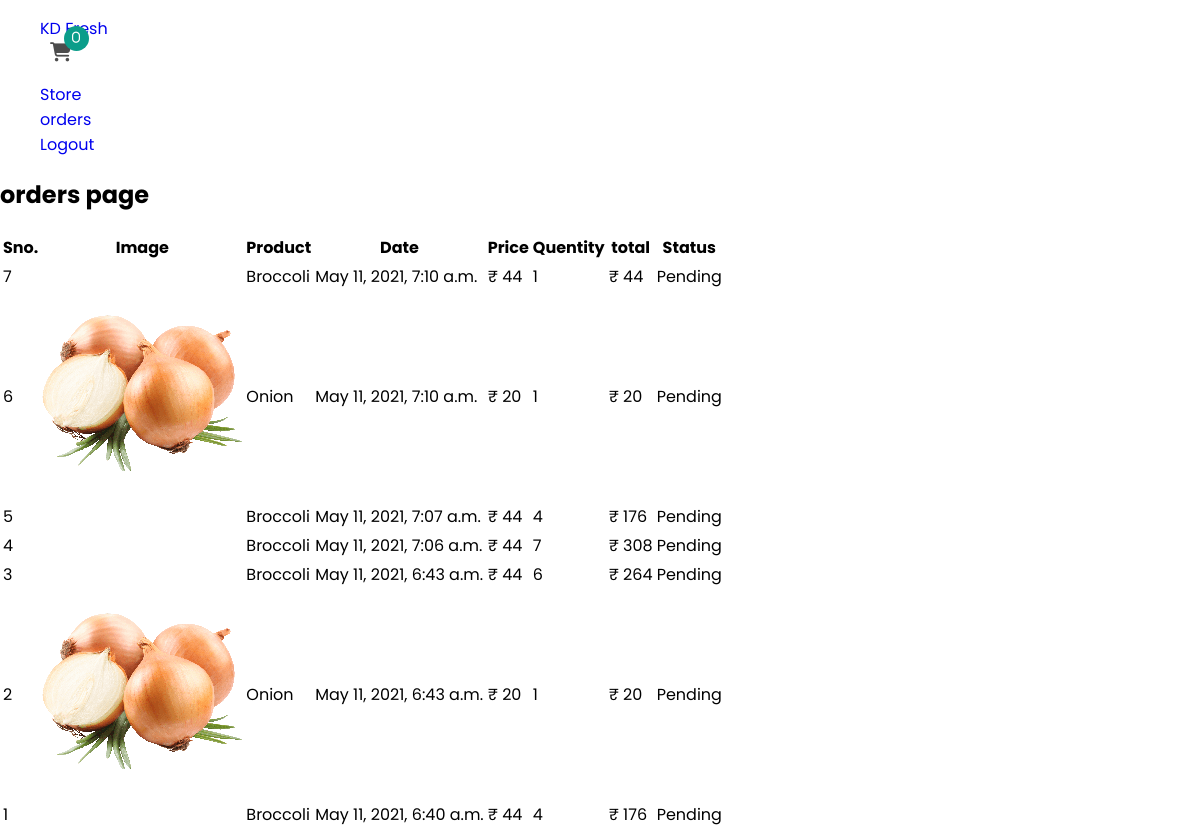
Screenshot of /orders (signed in) with the database file from the repository.
### store/models/orders.py (models this page shows, shortened)
class Order(models.Model):
    product = models.ForeignKey(Product,
                                on_delete=models.CASCADE)
    customer = models.ForeignKey(Customer,
                                 on_delete=models.CASCADE)
    quantity = models.IntegerField(default=1)
    price = models.IntegerField()
    address = models.CharField(max_length=50, default='', blank=True)
    phone = models.CharField(max_length=50, default='', blank=True)
    date = models.DateTimeField(default=datetime.datetime.now)
    total = models.IntegerField(default=0)
    status = models.BooleanField(default=False)
    @staticmethod
    def get_orders_by_customer(customer_id):
        return Order \
            .objects \
            .filter(customer=customer_id).order_by('-date') \
            .order_by('-date')

### store/models/product.py (models this page shows, shortened)
class Product(models.Model):
    name = models.CharField(max_length=50)
    actual_price = models.IntegerField(default=0)
    price = models.IntegerField(default=0)
    category = models.ForeignKey(Category, on_delete=models.CASCADE, default=1)
    description = models.CharField(max_length=500, default='', null=True, blank=True)
    image = models.ImageField(upload_to='uploads/products/')
    stock = models.BooleanField(default=False)

### store/middlewares/auth.py (the view)
    def middleware(request):
        print(request.session.get('customer'))
        returnUrl = request.META['PATH_INFO']
        print(request.META['PATH_INFO'])
        if not request.session.get('customer'):
           return redirect(f'login?return_url={returnUrl}')
        response = get_response(request)
        return response

### store/templatetags/custom_filter.py (called while the page is built)
@register.filter(name='currency')
def currency(number):
    return '₹ ' + str(number)

@register.filter(name='multiply')
def multiply(number, number1):
    return number * number1

### store/views/orders.py (called while the page is built)
    def get(self, request):
        customer = request.session.get('customer')
        orders = Order.get_orders_by_customer(customer)
        print(orders)
        return render(request, 'orders.html', {'orders': orders})

### store/templates/orders.html (shortened to what this page needs)
{% extends 'base.html' %}
{% block content %}
{% load cart %}
{% load custom_filter %}
<section class="orders">
    <div>
        <h1>orders page</h1>
        <table>
            <thead>
            <tr>
                <th>Sno.</th>
                <th>Image</th>
                <th>Product</th>
                <th>Date</th>
                <th>Price</th>
                <th>Quentity</th>
                <th>total</th>
                <th>Status</th>
            </tr>
            </thead>
            <tbody>
            {% for order in orders %}
            <tr>
                <td>{{forloop.revcounter}}</td>
                <td><img src="{{order.product.image.url}}" alt=""/></td>
                <td>{{order.product.name}}</td>
                <td>{{order.date}}</td>
                <td>{{order.price | currency}}</td>
                <td>{{order.quantity}}</td>
                <td>{{order.quantity|multiply:order.price| currency }}</td>
                {% if order.status %}
                <td>Completed</td>
                {%else%}
                <td>Pending</td>
                {% endif %}
            </tr>
            {% endfor %}
            </tbody>
        </table>
    </div>
    {% endblock %}

### store/templates/base.html (shortened to what this page needs)
<!DOCTYPE html>
<html lang="en">
<head>
    {% load static %}
    <link rel="stylesheet" href="{% static 'main.css' %}"/>
</head>
<body>
<div class="navbar">
    <header>
        <ul class="hed">
            <li><a href="/" class="logo">KD Fresh</a>
            </li>
            <a href="/cart">
                <i class="fas fa-shopping-cart">
                    <span class="num-cart-product">{{request.session.cart.keys|length}}</span>
                </i>
            </a>
        </ul>
    </header>
    <nav>
        <ul class="menu">
            <li><a href="/">Store</a></li>
            {% if request.session.customer %}
            <li><a href="/orders">orders</a></li>
            <li><a href="/logout">Logout</a></li>
            {% else %}
            <li><a href="/signup">signup</a></li>
            <li><a href="/login">Login</a></li>
            {% endif %}
        </ul>
    </nav>
</div>
{% block content %} {% endblock %}
</body>
</html>

### store/static/main.css (style rules this page uses)
html { scroll-behavior: smooth; box-sizing: border-box; }
body { font-family: poppins; margin: 0px; padding: 0px; font-family: poppins; background-color: #ffffff; }
ul { list-style: none; }
a { text-decoration: none; }
.fa-shopping-cart { margin: 0px 10px; position: relative; font-size: 1.2rem; color: rgba(0,0,0,0.7); }
.num-cart-product { position: absolute; top: -17px; right: -17px; width:25px; height: 25px; font-size: 0.8rem; border-radius: 50%; background-color: #0b9d8a; color: #ffffff; display: flex; justify-content: center; align-items: center; font-weight: 400; }

### rows the page displays
Order: product.name "Broccoli", date "May 11, 2021, 7:10 a.m.", price "₹ 44", quantity "1", quantity|multiply "₹ 44", status "Pending"
Order: product.image (picture), product.name "Onion", date "May 11, 2021, 7:10 a.m.", price "₹ 20", quantity "1", quantity|multiply "₹ 20", status "Pending"
Order: product.name "Broccoli", date "May 11, 2021, 7:07 a.m.", price "₹ 44", quantity "4", quantity|multiply "₹ 176", status "Pending"
Order: product.name "Broccoli", date "May 11, 2021, 7:06 a.m.", price "₹ 44", quantity "7", quantity|multiply "₹ 308", status "Pending"
Order: product.name "Broccoli", date "May 11, 2021, 6:43 a.m.", price "₹ 44", quantity "6", quantity|multiply "₹ 264", status "Pending"
Order: product.image (picture), product.name "Onion", date "May 11, 2021, 6:43 a.m.", price "₹ 20", quantity "1", quantity|multiply "₹ 20", status "Pending"
Order: product.name "Broccoli", date "May 11, 2021, 6:40 a.m.", price "₹ 44", quantity "4", quantity|multiply "₹ 176", status "Pending"

### other values shown
{{ request.session.cart.keys|length }} "0"
